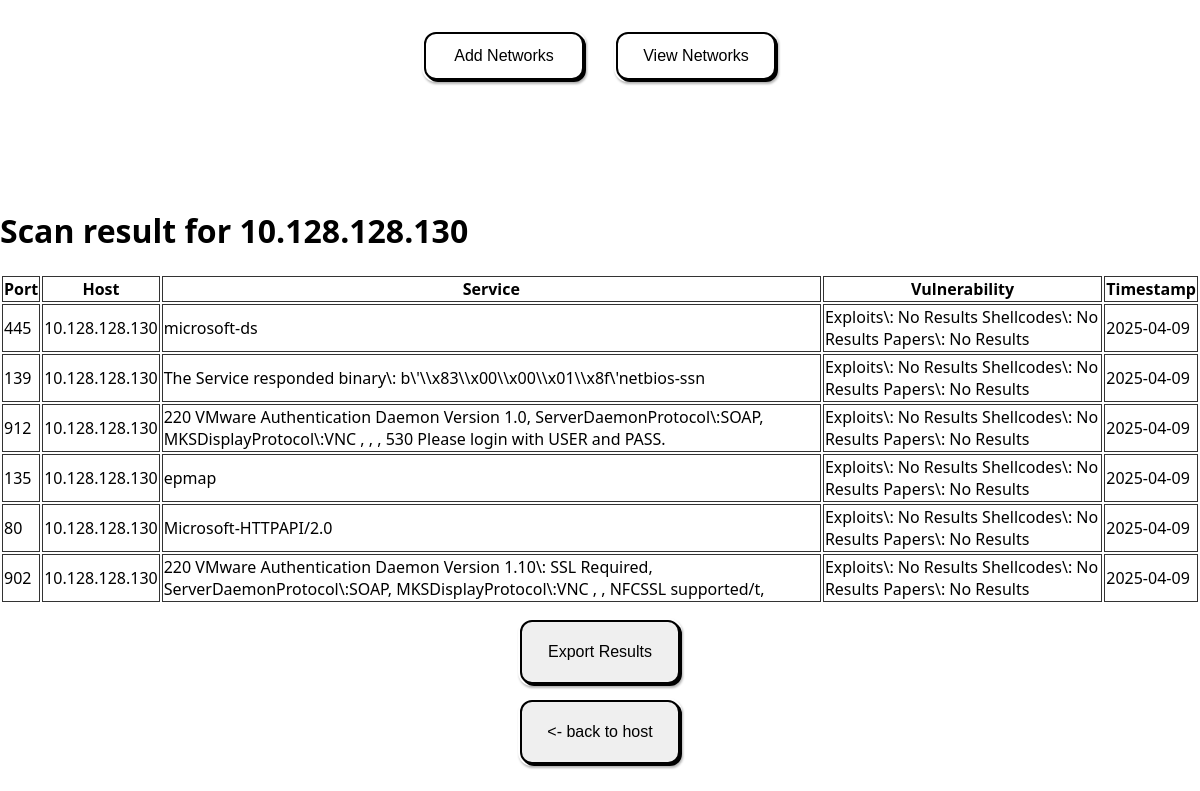
Screenshot of /results/15 with the database file from the repository.
### app/models/host.py (models this page shows)
class Host(db.Model):
    __tablename__ = 'hosts'
    id = db.Column(db.Integer, primary_key=True, nullable=False, index=True)
    ip = db.Column(db.String, nullable=False)
    network_id = db.Column(db.Integer, db.ForeignKey("networks.id"),
                           nullable=False)
    network = db.relationship('Network', back_populates='hosts')
    ports = db.relationship('Port', back_populates='host',
                            cascade='all, delete-orphan')

### app/models/port.py (models this page shows)
class Port(db.Model):
    __tablename__ = 'ports'
    id = db.Column(db.Integer, primary_key=True, nullable=False)
    port = db.Column(db.Integer, nullable=False)
    service = db.Column(db.String)
    vulnerabilities = db.Column(db.String)
    last_found = db.Column(db.Date)
    host_id = db.Column(db.Integer, db.ForeignKey("hosts.id"), nullable=False)
    host = db.relationship('Host', back_populates='ports')

### app/routes/host_routes.py (the view)
@host_blueprint.route('/results/<id>')
def get_results_of_host(id):
    id_as_str = validate(id)
    id_as_int:int = 0
    try:
        id_as_int = int(id_as_str)
    except ValueError:
        return 'invalid id', 400
    host = get_host_by_id(id_as_int)
    if not host:
        return 'Host not found', 404
    return render_template('results.html', css='', js='', host=host)

### app/repositories/host_repository.py (called while the page is built)
def get_host_by_id(id):
    host = Host.query.filter(Host.id == id).first()
    return host

### app/utils.py (called while the page is built)
def validate(text: str):
    output: str = text # make a local instance for changes
    for character in ('"<>|\\&(){}[];:' + "'"):
        if character in output:
            output = output.replace(character, '\\' + character) # escape characters
    return output

### app/templates/results.html (shortened to what this page needs)
{% extends 'base.html' %}
{% block head %}
<link rel="stylesheet" href="{{ url_for('static', filename='css/results.css') }}">
{% endblock %}
{% block body %}
    <h1>Scan result for {{host.ip}}</h1>
<div class="center">
<table>
    <tr>
        <th>Port</th>
        <th>Host</th>
        <th>Service</th>
        <th>Vulnerability</th>
        <th>Timestamp</th>
    </tr>
    {% for port in host.ports %}
        <tr>
            <td> {{port.port}} </td>
            <td> {{host.ip}} </td>
            <td> {{port.service}} </td>
            <td>
            {% if port.vulnerabilities|length > 100 %}
                Too long to display
            {% else %}
                 {{ port.vulnerabilities }}
            {% endif %}
            </td>
            <td> {{port.last_found}} </td>
        </tr>
{% endfor %}
</table>
</div>
    <div class="center">
        <button onclick="download_results()">Export Results</button>
    </div>
    <div class="center">
        <button onclick="history.back()"><- back to host</button>
    </div>
{% endblock %}

### app/static/css/styles.css (style rules this page uses)
body { font-family: 'Segoe UI', sans-serif; margin: 0px; }
button { padding: 10px 20px; font-size: 16px; border: 2px solid black; border-radius: 12px; color: black; font-family: sans-serif; box-shadow: 2px 2px 0 black, 0 0 0 2px white; filter: drop-shadow(1px 2px 1px rgba(0, 0, 0, 0.3)); cursor: pointer; transition: transform 0.1s ease; width: 10em; height: 4em; }
.center { width: 100%; height: 100%; display:flex; justify-content: center; }

### app/static/css/results.css (style rules this page uses)
th, td { border: 1px solid #333; }
button { margin-top: 2vh; }

### rows the page displays
Host: ip "10.128.128.130"
Port: port "445", service "microsoft-ds", vulnerabilities "Exploits\\: No Results Shellcodes\\: No Results Papers\\: No Results", last_found "2025-04-09"
Port: port "139", service "The Service responded binary\\: b\\'\\\\x83\\\\x00\\\\x00\\\\x01\\\\x8f\\'netbios-ssn", vulnerabilities "Exploits\\: No Results Shellcodes\\: No Results Papers\\: No Results", last_found "2025-04-09"
Port: port "912", service "220 VMware Authentication Daemon Version 1.0, ServerDaemonProtocol\\:SOAP, MKSDisplayProtocol\\:VNC , , , 530 Please login with USER and PASS.", vulnerabilities "Exploits\\: No Results Shellcodes\\: No Results Papers\\: No Results", last_found "2025-04-09"
Port: port "135", service "epmap", vulnerabilities "Exploits\\: No Results Shellcodes\\: No Results Papers\\: No Results", last_found "2025-04-09"
Port: port "80", service "Microsoft-HTTPAPI/2.0", vulnerabilities "Exploits\\: No Results Shellcodes\\: No Results Papers\\: No Results", last_found "2025-04-09"
Port: port "902", service "220 VMware Authentication Daemon Version 1.10\\: SSL Required, ServerDaemonProtocol\\:SOAP, MKSDisplayProtocol\\:VNC , , NFCSSL supported/t,", vulnerabilities "Exploits\\: No Results Shellcodes\\: No Results Papers\\: No Results", last_found "2025-04-09"
